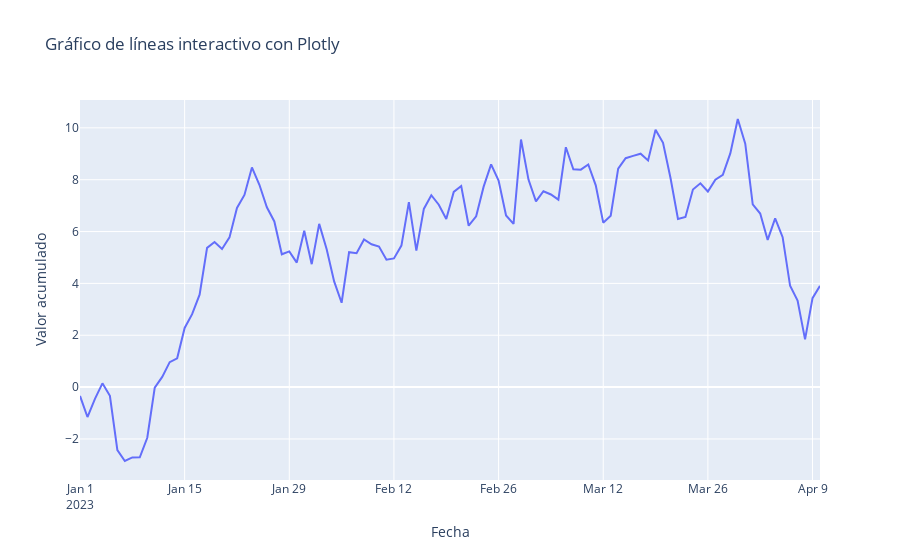

The notebook cell this image was saved under:
### Code cell
# Datos para gráfico de líneas
tiempo = pd.date_range('2023-01-01', periods=100)
valores = np.random.randn(100).cumsum()

# Gráfico interactivo de líneas
fig = px.line(x=tiempo, y=valores, title="Gráfico de líneas interactivo con Plotly",
              labels={'x':'Fecha', 'y':'Valor acumulado'})
fig.show()
